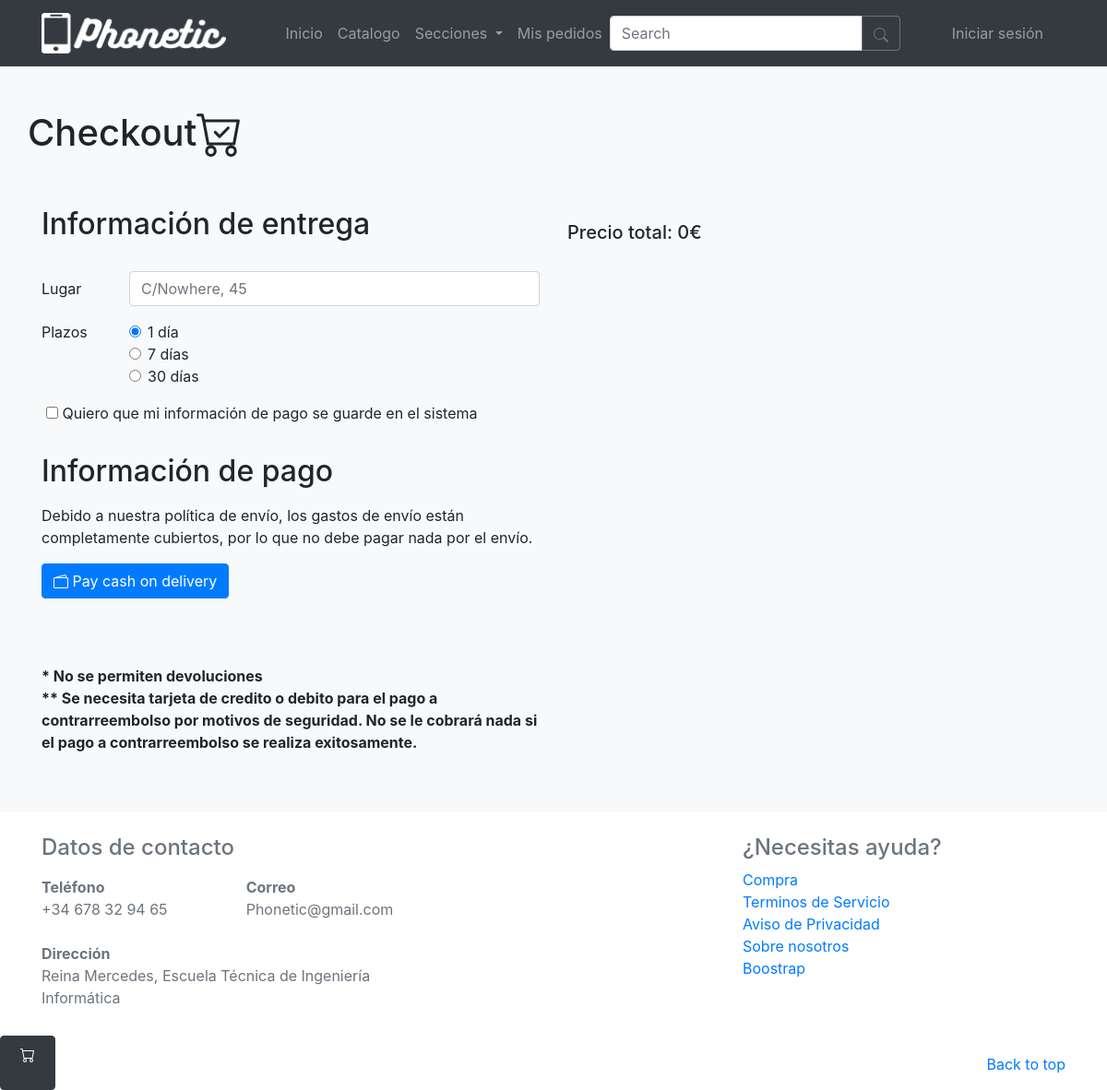
/checkout/, run on an earlier commit of the app's database.
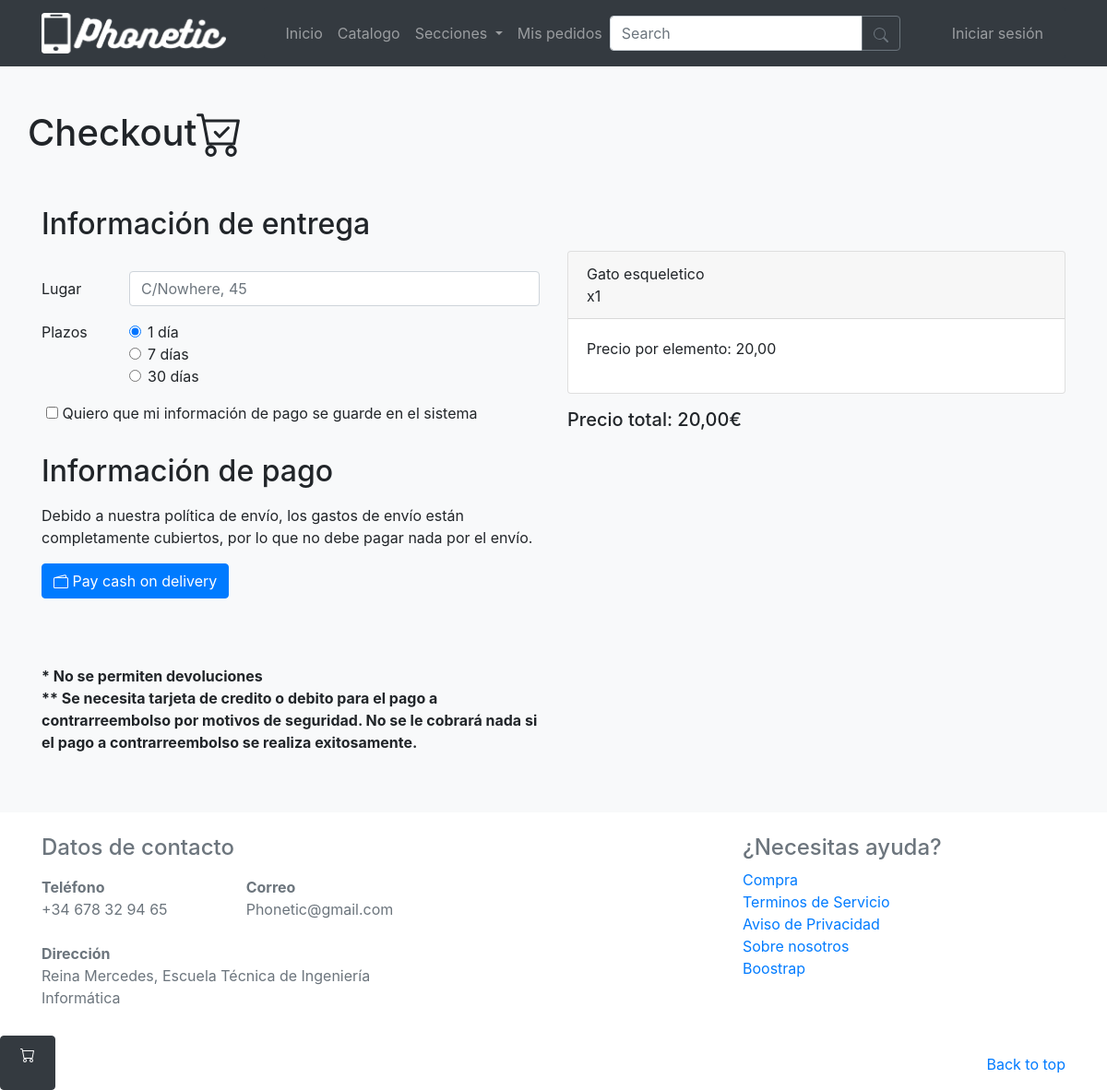
And on a later commit of the database.
### principal/models.py (models this page shows, shortened)
class CestaItem(models.Model):
    producto = models.ForeignKey(Producto,on_delete=models.CASCADE)
    cantidad = models.IntegerField(validators=[MinValueValidator(1)])

class Producto(models.Model):
    nombre = models.CharField(max_length=50)
    descripcion = models.TextField(max_length=110)
    imagen = models.URLField()
    precio = models.DecimalField(decimal_places=2,max_digits=8,validators=[MinValueValidator(0)])
    categoria = models.CharField(max_length=15,choices=[(tag.value,tag.value) for tag in ProductType],default=ProductType.OTRO)
    secciones = models.CharField(max_length=15,choices=[(tag.value,tag.value) for tag in ProductSections],default=ProductSections.UNK)
    stock = models.IntegerField(validators=[MinValueValidator(0)])

### principal/views.py (the view)
# urls.py: path('checkout/', views.checkout, name="checkout"),
def checkout(request, producto_id="",lote=""):
  cesta = get_cesta(request)
  for cestaitem in cesta.get_productos():
    stock = cestaitem.producto.stock
    if (cestaitem.cantidad>stock):
      cestaitem.cantidad = stock
      cestaitem.save()
  amount = int(cesta.get_total_price()*100)
  if request.method == 'POST':
    return stripe_pago(request, amount)
  if not(producto_id=="" and lote==""):
    crear_cesta_item_impl(request, producto_id=producto_id,lote=lote)
    return 0
  else:
    template = loader.get_template('checkout.html')
    context = {
      'cesta': cesta.get_productos(),
      'precio_total': cesta.get_total_price(),
      'busqueda': '',
      'STRIPE_PUBLIC_KEY':settings.STRIPE_PUBLIC_KEY,
      'amount': amount,
    }
    return HttpResponse(template.render(context, request))

### principal/models.py (called while the page is built)
    def get_total_price(self):
        if self.items is None:
            return 0
        else:
            cestaItems = [item for item in self.items.all()]
            return sum([item.producto.precio*item.cantidad for item in cestaItems])

    def get_productos(self):
        if self.items is None:
            return []
        else:
            cestaItems = [item for item in self.items.all()]
            return cestaItems

### principal/views.py (called while the page is built)
def get_cesta(request):
  user = request.user
  if user.is_authenticated:
    if Cesta.objects.filter(usuario=user).exists():
      cesta = Cesta.objects.filter(usuario=user)[0]
    else:
      cesta = Cesta.objects.create(usuario=user)
  elif Cesta.objects.filter(id=1).exists():
    cesta = Cesta.objects.filter(id=1)[0]
  else:
    cesta = Cesta.objects.create(id=1)
  return cesta

### principal/templates/checkout.html (shortened to what this page needs)
{% extends 'base.html' %} {% block contenido %}
{% load static %}
<main role="main">
  <div class="album py-5 bg-light">
    <div class="container">
      <div class="row">
        <h1 class="pb-5">Checkout</h1>
      </div>
      <div class="row">
        <div class="col-sm-6">
          <form method="POST">
            <h2 class="pb-4">Información de entrega</h2>
            <div class="form-group row">
              <label for="lugar" class="col-sm-2 col-form-label">Lugar</label>
              <div class="col-sm-10">
                <input
                  type="text"
                  class="form-control"
                  id="lugar"
                  name="lugar"
                  placeholder="C/Nowhere, 45"
                  required
                />
              </div>
            </div>
            <fieldset class="form-group">
              <div class="row">
                <legend class="col-form-label col-sm-2 pt-0">Plazos</legend>
                <div class="col-sm-10">
                  <div class="form-check">
                    <input
                      class="form-check-input"
                      type="radio"
                      name="gridRadios"
                      id="gridRadios1"
                      value="1"
                      checked
                    />
                    <label class="form-check-label" for="gridRadios1">
                      1 día
                    </label>
                  </div>
                  <div class="form-check">
                    <input
                      class="form-check-input"
                      type="radio"
                      name="gridRadios"
                      id="gridRadios2"
                      value="7"
                    />
                    <label class="form-check-label" for="gridRadios2">
                      7 días
                    </label>
                  </div>
                  <div class="form-check disabled">
                    <input
                      class="form-check-input"
                      type="radio"
                      name="gridRadios"
                      id="gridRadios3"
                      value="30"
                    />
                    <label class="form-check-label" for="gridRadios3">
                      30 días
                    </label>
                  </div>
                </div>
              </div>
            </fieldset>
            <div class="form-group row">
              <div class="input-group mb-3">
                <div class="form-check">
                  <input
                    type="checkbox"
                    aria-label="Checkbox for following text input"
                    name="saveInfo"
                    id="saveInfo"
                  />
                  <label class="form-check-label" for="defaultCheck1">
                    Quiero que mi información de pago se guarde en el sistema
                  </label>
                </div>
              </div>
            </div>
            <h2 class="pb-2">Información de pago</h2>
            <p>
              Debido a nuestra política de envío, los gastos de envío están
              completamente cubiertos, por lo que no debe pagar nada por el
              envío.
            </p>
            <button class="btn btn-primary">
              Pay cash on delivery
            </button>
            <br/><br/>
            <br/><br/>
            <p>
            <strong>* No se permiten devoluciones</strong>
            <br/>
            <strong>** Se necesita tarjeta de credito o debito para el pago a contrarreembolso por motivos de seguridad. No se le cobrará nada si el pago a contrarreembolso se realiza exitosamente.</strong>
            </p>
          </form>
        </div>
        <div class="col-sm-6">
          {% for p in cesta %}
          <div class="card mt-5" id="carta-{{p.id}}">
            <div class="card-header">
              {{p.producto.nombre}}
              <div id="cantidad-{{p.id}}">x{{p.cantidad}}</div>
            </div>
            <div class="card-body">
              <p>Precio por elemento: {{p.producto.precio}}</p>
            </div>
          </div>
          {% endfor %}
          <h5 class="pt-3">Precio total: {{precio_total}}€</h5>
        </div>
      </div>
    </div>
  </div>
</main>
{% endblock %}

### principal/templates/base.html (shortened to what this page needs)
<!DOCTYPE html>
<html>
<head>
    {% load bootstrap4 %}
    {% bootstrap_css %}
    {% load static %}
    <link rel="stylesheet" type="text/css" href="{% static 'style.css' %}">
</head>
<body>
    <div class="navbar navbar-dark bg-dark box-shadow sticky-top">
        <div class="container d-flex justify-content-between">
            <a href="/" class="navbar-brand d-flex align-items-center">
                <img src="{% static 'logo-phonetic.png' %}" width="200px">
            </a>
            <nav class="navbar navbar-expand-lg navbar-dark bg-dark rounded">
                <div class="collapse navbar-collapse" id="navbarsExample09">
                    <ul class="navbar-nav mr-auto">
                        <li class="nav-item">
                            <a class="nav-link" href="/">Inicio <span class="sr-only">(current)</span></a>
                        </li>
                        <li class="nav-item">
                            <a class="nav-link" href="/catalogo">Catalogo </a>
                        </li>
                        <li class="nav-item dropdown">
                            <a class="nav-link dropdown-toggle" id="navbarDarkDropdownMenuLink" role="button"
                                data-toggle="dropdown" aria-expanded="false">
                                Secciones
                            </a>
                        </li>
                        <li class="nav-item">
                            <a class="nav-link" href="/pedidos">Mis pedidos </a>
                        </li>
                    <form class="form-inline my-2 my-md-0" action="{% url 'search' %}">
                        <div class="input-group">
                            <input id="searcher" type="search" class="form-control" name="q" placeholder="Search"
                                aria-label="Search" aria-describedby="basic-addon2">
                            <div class="input-group-append">
                                <button class="btn btn-outline-secondary" type="submit">
                                </button>
                            </div>
                        </div>
                    </form>
                    <ul class="navbar-nav ms-auto pl-5">
                        {% if not user.is_authenticated %}
                        <li class="nav-item">
                            <a class="nav-link" href="/login/">Iniciar sesión </a>
                        </li>
                        {% endif %}
                    </ul>
                </div>
            </nav>
        </div>
    </div>
    <div id="open-menu" class="btn btn-dark btn-floating fixed-bottom open-menu" style="height:5%; width: 5%;">
    </div>
    {% block contenido %}{% endblock %}
    <footer class="text-muted">
        <div class="container">
            <div class="row">
                <div class="col-sm-8 col-md-7 py-4">
                    <h4 class="text">Datos de contacto</h4>
                    <p class="text-muted">
                    <dl>
                        <div class="row">
                            <div class="col-md-4">
                                <dt>Teléfono</dt>
                                <dd>+34 678 32 94 65</dd>
                            </div>
                            <div class="col-md-4">
                                <dt>Correo</dt>
                                <dd>Phonetic@gmail.com</dd>
                            </div>
                        </div>
                    </dl>
                    <dl>
                        <div class="row">
                            <div class="col-md-8">
                                <dt>Dirección</dt>
                                <dd>Reina Mercedes, Escuela Técnica de Ingeniería Informática </dd>
                            </div>
                        </div>
                    </dl>
                    </p>
                </div>
                <div class="col-sm-4 offset-md-1 py-4">
                    <h4>¿Necesitas ayuda?</h4>
                    <ul class="list-unstyled">
                        <li><a href="/catalogo">Compra</a></li>
                        <li><a href="/terminos">Terminos de Servicio</a></li>
                        <li><a href="/privacidad">Aviso de Privacidad</a></li>
                        <li><a href="/conocenos">Sobre nosotros</a></li>
                        <li><a href="https://getbootstrap.com/">Boostrap</a></li>
                    </ul>
                </div>
            </div>
            <p class="float-right">
                <a href="#">Back to top</a>
            </p>
        </div>
    </footer>
</body>
</html>

### principal/static/style.css (style rules this page uses)
.floating-menu a, .floating-menu h3, .floating-menu h5, { display: block; margin: 0 0.5em; color: white; position: fixed; z-index: 100; }

What changed in the data, as far as the page shows it:
added CestaItem: producto.nombre "Gato esqueletico", cantidad "1", producto.precio "20,00"
Also different on the page:
{{ precio_total }}: "0" → "20,00"
